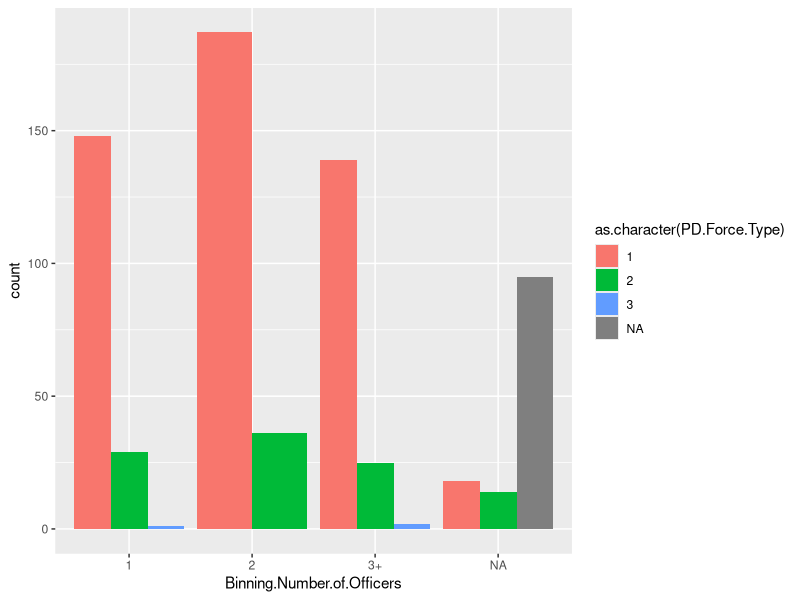
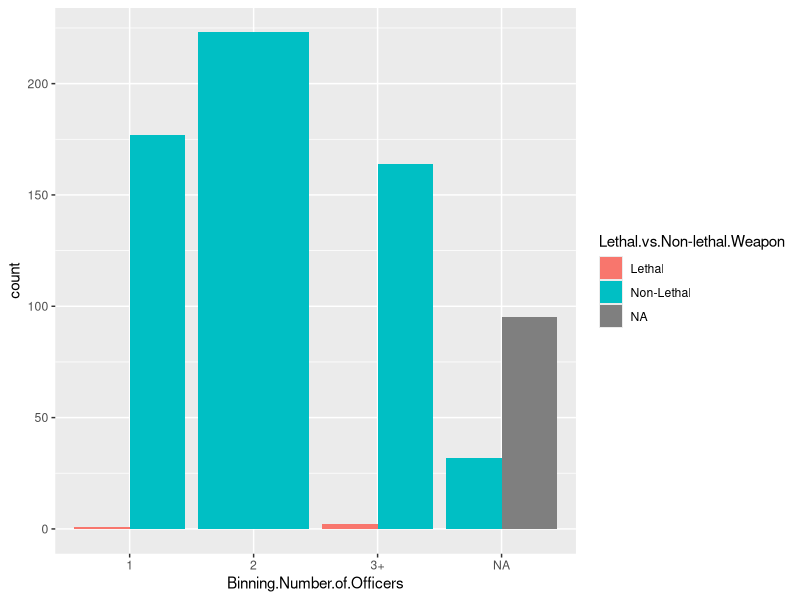
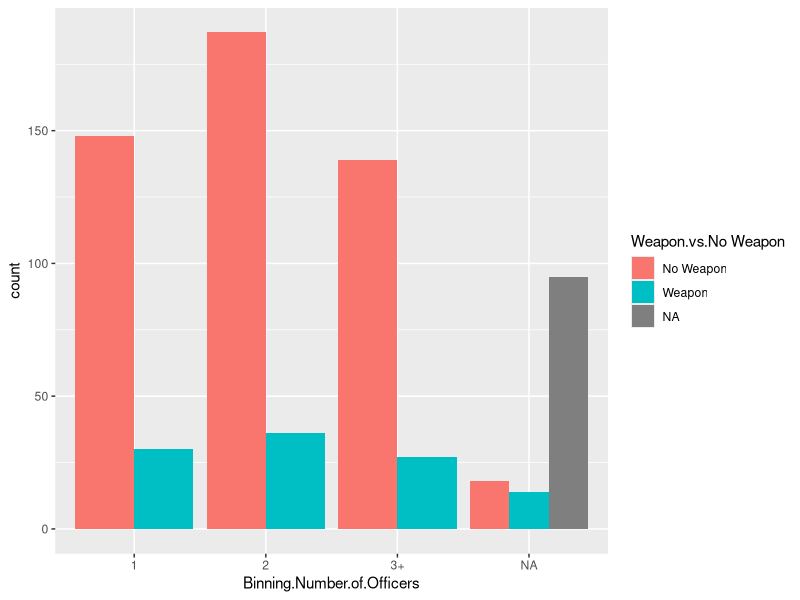

Write R code to recreate these figures, in order.
#loading libraries
library(here)
library(epitools)
library(tidyverse)


#loading datasets
UOF<-read.csv(file=here('clean data/Northampton/Northampton UOF.csv'), stringsAsFactors = FALSE)

UOF_All_FixLevels <- UOF
UOF_All_FixLevels <- UOF_All_FixLevels %>%
  mutate(PD.Force.Type = case_when(
    str_detect(PD.Force.Type, "Fired at Human") ~ "3",
    str_detect(PD.Force.Type, "Baton") ~ "2",
    str_detect(PD.Force.Type, "O.C. Spray") ~ "2",
    str_detect(PD.Force.Type, "OC Spray") ~ "2",
    str_detect(PD.Force.Type, "O.C Spray") ~ "2",
    str_detect(PD.Force.Type, "Firearm - Point / Aim") ~ "1",
    str_detect(PD.Force.Type, "Firearm- Point / Aim") ~ "1",
    str_detect(PD.Force.Type, "Firearm- Point/Aim") ~ "1",
    str_detect(PD.Force.Type, "Display") ~ "1",
    str_detect(PD.Force.Type, "Displayed") ~ "1",
    str_detect(PD.Force.Type, "displayed") ~ "1",
    str_detect(PD.Force.Type, "Pointed Firearm at Human") ~ "1",
    str_detect(PD.Force.Type, "Pointed at Human") ~ "1",
    str_detect(PD.Force.Type, "Aimed at Human") ~ "1",
    str_detect(PD.Force.Type, "Displayed") ~ "1",
    str_detect(PD.Force.Type, "Arm Bar") ~ "1",
    str_detect(PD.Force.Type, "Take-down") ~ "1",
    str_detect(PD.Force.Type, "Lock") ~ "1",
    str_detect(PD.Force.Type, "Strikes") ~ "1",
    str_detect(PD.Force.Type, "Take Down") ~ "1",
    str_detect(PD.Force.Type, "Escorted") ~ "1",
    str_detect(PD.Force.Type, "Restrained") ~ "1",
    str_detect(PD.Force.Type, "Strike") ~ "1",
    str_detect(PD.Force.Type, "Restrained") ~ "1",
    str_detect(PD.Force.Type, "Restraint") ~ "1",
    str_detect(PD.Force.Type, "Cruiser") ~ "1",
    str_detect(PD.Force.Type, "Knee") ~ "1",
    str_detect(PD.Force.Type, "Tackled") ~ "1",
    str_detect(PD.Force.Type, "Tackle") ~ "1",
    str_detect(PD.Force.Type, "Take-Down") ~ "1",
    str_detect(PD.Force.Type, "Takedown") ~ "1",
    str_detect(PD.Force.Type, "Escort Position") ~ "1",
    str_detect(PD.Force.Type, "Non-Compliant") ~ "1",
    str_detect(PD.Force.Type, "Pushed") ~ "1",
    str_detect(PD.Force.Type, "Foot Chase") ~ "1",
    str_detect(PD.Force.Type, "Against") ~ "1",
    str_detect(PD.Force.Type, "Physical force") ~ "1",
    str_detect(PD.Force.Type, "Prevent") ~ "1",
    str_detect(PD.Force.Type, "Physical Force") ~ "1",
    str_detect(PD.Force.Type, "knee strike") ~ "1",
    str_detect(PD.Force.Type, "Pressure to Calf") ~ "1",
    str_detect(PD.Force.Type, "Outside the Thigh") ~ "1",
    str_detect(PD.Force.Type, "Body Drag") ~ "1",
    str_detect(PD.Force.Type, "Assisted with Restraining at CDH") ~ "1",
    str_detect(PD.Force.Type, "Physcial Force") ~ "1",
    str_detect(PD.Force.Type, "Handcuffed hands in front, bodyweight to hold legs down") ~ "1",
    str_detect(PD.Force.Type, "Physically pushed back") ~ "1",
    str_detect(PD.Force.Type, "Lifted and placed in back seat") ~ "1",
    str_detect(PD.Force.Type, "Carry/Drag") ~ "1",
    str_detect(PD.Force.Type, "Push") ~ "1",
    str_detect(PD.Force.Type, "Forced") ~ "1",
    str_detect(PD.Force.Type, "Grab") ~ "1",
    str_detect(PD.Force.Type, "punch") ~ "1",
    str_detect(PD.Force.Type, "wrist lock") ~ "1",
    str_detect(PD.Force.Type, "Phsyical force") ~ "1",
    str_detect(PD.Force.Type, "Punch") ~ "1",
    str_detect(PD.Force.Type, "Held down") ~ "1",
    TRUE ~ PD.Force.Type
  ))





OR_Prep = function(dataset,column){
  #making a column binning level of force as lethal vs non lethal
  dataset['Lethal.vs.Non-lethal.Weapon'] <- column
  dataset$`Lethal.vs.Non-lethal.Weapon`<- gsub('1|2', 'Non-Lethal', dataset$`Lethal.vs.Non-lethal.Weapon`)
  dataset$`Lethal.vs.Non-lethal.Weapon`<- gsub('3', 'Lethal', dataset$`Lethal.vs.Non-lethal.Weapon`)
  
  #making a column binning level of force as Weapon vs No Weapon
  dataset['Weapon.vs.No Weapon'] <- column
  dataset$`Weapon.vs.No Weapon`<- gsub('2|3', 'Weapon', dataset$`Weapon.vs.No Weapon`)
  dataset$`Weapon.vs.No Weapon`<- gsub('1', 'No Weapon', dataset$`Weapon.vs.No Weapon`)
  return(dataset)
}

UOF_All_FixLevels <- OR_Prep(UOF_All_FixLevels,UOF_All_FixLevels$PD.Force.Type)



##Function doesnt work because it creates an Error when it sees there is a 0 in the Lethality table so doing it step by step
#making a table of Lethal vs non lethal used with each race
OR_Table<-table(UOF_All_FixLevels$Binning.Number.of.Officers, UOF_All_FixLevels$`Lethal.vs.Non-lethal.Weapon`)
OR_Table <- OR_Table[ c(3,1:2),]
OR_Table <- OR_Table[- c(3),]
print(OR_Table)

###Odds Ratio
OR<-oddsratio(OR_Table)
#printing the outcome so its easier to read
print(OR$measure)
print(OR$p.value)

#making a table of Weapon vs No Weapon used with each race
OR_Table2<-table(UOF_All_FixLevels$Binning.Number.of.Officers, UOF_All_FixLevels$`Weapon.vs.No Weapon`)
OR_Table2 <- OR_Table2[c(3,1:2),]
OR_Table2<- OR_Table2[,c(2,1)]
print(OR_Table2)

###Odds Ratio
OR2<-oddsratio(OR_Table2)
#printing the outcome so its easier to read
print(OR2$measure)
print(OR2$p.value)



#graphs

ggplot(UOF_All_FixLevels,
       aes(x = Binning.Number.of.Officers,
           fill = as.character(PD.Force.Type)))+
  geom_bar(position = "dodge")

ggplot(UOF_All_FixLevels,
       aes(x = Binning.Number.of.Officers,
           fill = `Lethal.vs.Non-lethal.Weapon`))+
  geom_bar(position = "dodge")

ggplot(UOF_All_FixLevels,
       aes(x = Binning.Number.of.Officers,
           fill = `Weapon.vs.No Weapon`))+
  geom_bar(position = "dodge")
